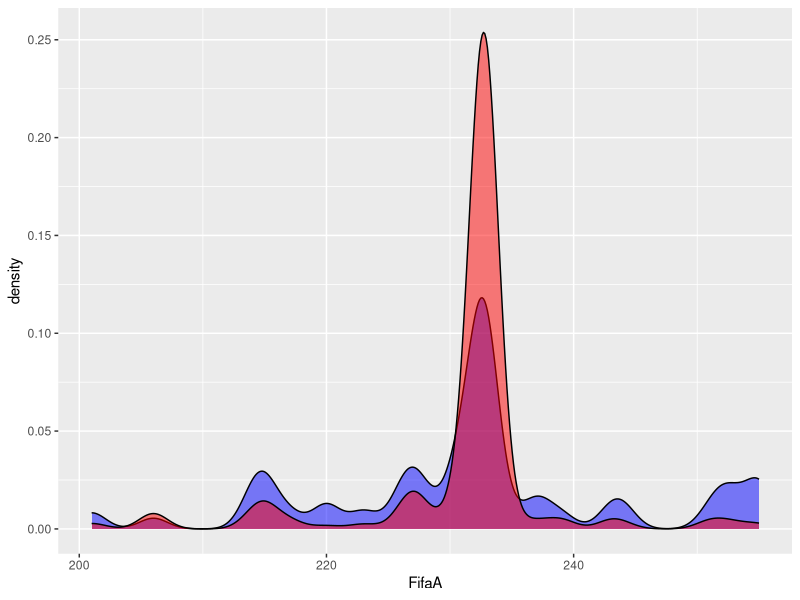
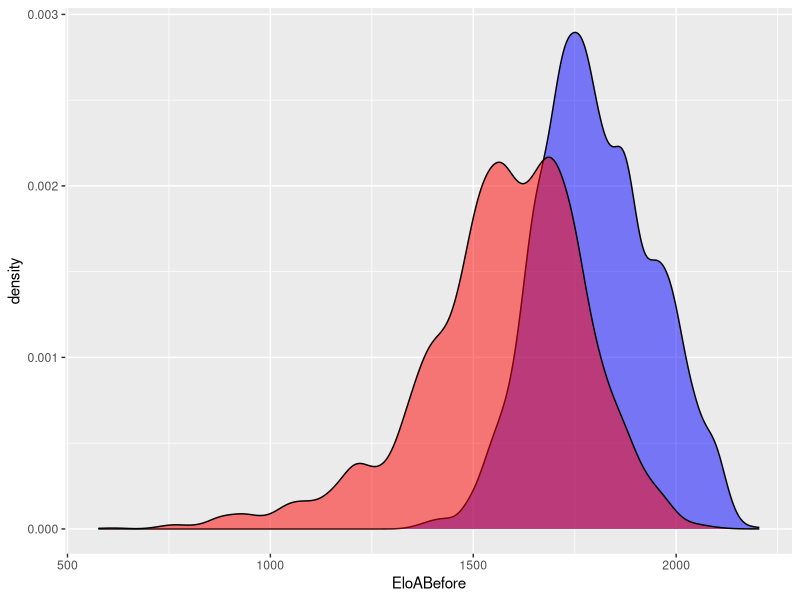

Write R code to recreate these figures, in order.
library(data.table)
library(caret)

setwd("C:/Users/q436611/WM_Prediction/fifa-worldcup-prediction/code")

data = data.table(read.csv("../data/merged.csv"))


# ==== Preprocess ====

data$Date = as.Date(data$Date, format = "%Y-%m-%d")

# rearrange date so that A has higher Elo


for (i in 1:nrow(data)){
  
  if(data[i]$EloABefore < data[i]$EloBBefore){
    
    TeamA = data[i, c("TeamA", "GoalA", "EloABefore", "EloAAfter", "A_ANG", "A_MIT", "A_DEF")]
    data[i, c("TeamA", "GoalA", "EloABefore", "EloAAfter", "A_ANG", "A_MIT", "A_DEF")] = 
          data[i, c("TeamB", "GoalB", "EloBBefore", "EloBAfter", "B_ANG", "B_MIT", "B_DEF")]
    data[i, c("TeamB", "GoalB", "EloBBefore", "EloBAfter", "B_ANG", "B_MIT", "B_DEF")] = TeamA
    
  }
  
}

# Features
# Caution: sum of scores is not mean anymore for imputed countries!
# Brazil not correct
data$FifaA = data$A_ANG + data$A_MIT + data$A_DEF
data$FifaB = data$B_ANG + data$B_MIT + data$B_DEF


ggplot(data = data) +
  geom_density(aes(FifaA), alpha = 0.5, fill = "Blue")+
  geom_density(aes(FifaB), alpha = 0.5, fill = "red" )

ggplot(data = data) +
  geom_density(aes(EloABefore), alpha = 0.5, fill = "Blue")+
  geom_density(aes(EloBBefore), alpha = 0.5, fill = "red" )



# Scale to gaussian

features = c("EloABefore", "EloBBefore", "FifaA", "FifaB")

data_backup =data
pp_settings = preProcess(data[, features, with = F], method = c("center", "scale"))
data = predict(pp_settings, data)

# Check
apply(data[,features, with =F ], 2, mean )
apply(data[,features, with =F ], 2, sd )





# ==== Model ====
# Model for mA

GoalA = data$GoalA
EloBBefore = data$EloBBefore
FifaB=data$FifaB

mA_glm =  glm(GoalA ~ EloBBefore + FifaB, family = poisson(link = "log"))
mA_glm


 
# Model for mB

EloABefore = data$EloABefore
FifaA=data$FifaA

mB_glm =  glm(GoalA ~ EloABefore + FifaA, family = poisson(link = "log"))
mB_glm



# lambda B

GoalB = data$GoalB

lambdaBA_glm =  glm(GoalB ~ EloABefore + GoalA + FifaA + FifaB, family = poisson(link = "log"))

lambdaBA_glm



# ==== Predict ====


# predict same data with fitted models

mA =  exp(predict(mA_glm, data))
mB =  exp(predict(mB_glm, data))

# lambda = mean(expected goals A , expected goals B)
lambdaAB = 0.5*(unname(mA) + unname(mB))

lambdaBA =  exp(predict(lambdaBA_glm, data))

# Check the fit in general 
mean(mB)-mean(unname(lambdaBA))
mean(data$GoalA - data$GoalB)



# get the latest Elo score for each country

Teams = as.data.table(unique(c(as.vector(unique(data$TeamA)),as.vector(unique(data$TeamB)))))
colnames(Teams) = "Team"
Teams$latestElo = 0
Teams$latestFifa = 0

# use backup data as this is not scaled
data_backup = data_backup[order(Date, decreasing = T)]

for (i in Teams$Team){
  
  LatestA = head(data_backup[TeamA == i], 1)
  LatestB = head(data_backup[TeamB == i], 1)
  
  if(nrow(head(data_backup[TeamA == i], 1))==0){
    Teams[Team == i]$latestElo = LatestB$EloBAfter
    Teams[Team == i]$latestFifa = LatestB$FifaB    
  }else if(nrow(head(data_backup[TeamB == i], 1))==0){
    Teams[Team == i]$latestElo = LatestA$EloAAfter
    Teams[Team == i]$latestFifa = LatestA$FifaA
  }else if(LatestA$Date > LatestB$Date){
    Teams[Team == i]$latestElo = LatestA$EloAAfter
    Teams[Team == i]$latestFifa = LatestA$FifaA
  }else{
    Teams[Team == i]$latestElo = LatestB$EloBAfter
    Teams[Team == i]$latestFifa = LatestB$FifaB
  }
    
}


# Predict a match

Team1 = "Germany"
Team2 = "Brazil"

if(Teams[Team==Team1]$latestElo > Teams[Team==Team2]$latestElo){
  predict_data = data.frame("TeamA" = Team1, "TeamB" = Team2,
                            "EloABefore" = Teams[Team==Team1]$latestElo,
                            "EloBBefore" = Teams[Team==Team2]$latestElo,
                            "FifaA" = Teams[Team==Team1]$latestFifa,
                            "FifaB" = Teams[Team==Team2]$latestFifa)
}else{
  predict_data = data.frame("TeamA" = Team2, "TeamB" = Team1,
                            "EloABefore" = Teams[Team==Team2]$latestElo,
                            "EloBBefore" = Teams[Team==Team1]$latestElo,
                            "FifaA" = Teams[Team==Team2]$latestFifa,
                            "FifaB" = Teams[Team==Team1]$latestFifa)
}

predict_data = predict(pp_settings, predict_data)

# Expected value for goals A against B

mA =  exp(predict(mA_glm, predict_data))
mB =  exp(predict(mB_glm, predict_data))


# lambda = mean(expected goals A , expected goals B)
lambdaAB = 0.5*(unname(mA) + unname(mB))
lambdaAB

# Expected value for goals B against A

predict_data$GoalA = lambdaAB

lambdaBA =  exp(predict(lambdaBA_glm, predict_data))
lambdaBA











